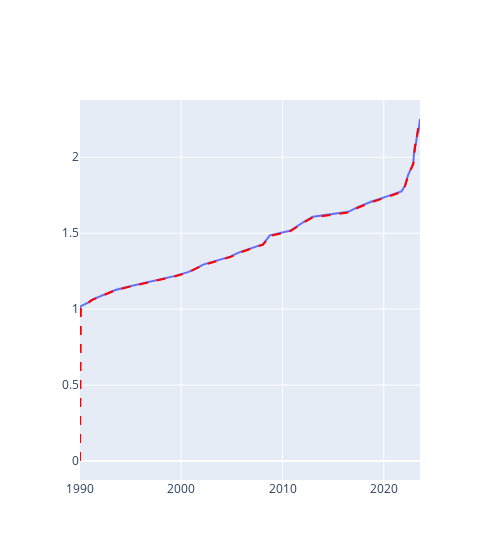

Here is the notebook cell this chart was saved with:
### Code cell
fig = make_subplots()
fig.add_trace(px.line(df, x='valid_since', y='index', title='Indexation').data[0])
fig.add_trace(px.line(df, x='valid_since', y=arima_model_fit.fittedvalues, title='Indexation').data[0])

# change color of trace 
fig.data[1].line.color = 'red'
# add name 
fig.data[1].name = 'ARIMA model fit'
# dashed line
fig.data[1].line.dash = 'dash'

# add legend
fig.update_layout(showlegend=True, legend=dict(
    yanchor="top",
    y=0.99,
    xanchor="left",
    x=0.01
))

# define width of figure
fig.update_layout(width=500)



fig.show()
